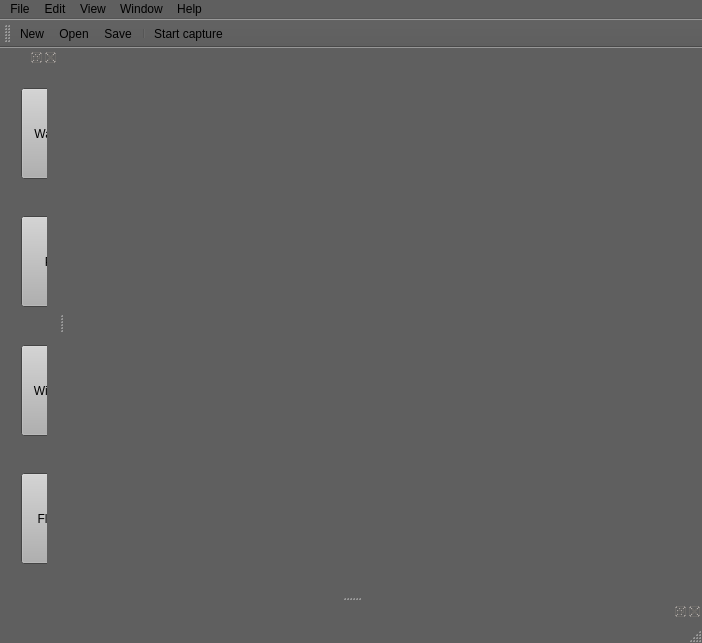
<?xml version="1.0" encoding="UTF-8"?>
<ui version="4.0">
 <class>MainWindow</class>
 <widget class="QMainWindow" name="MainWindow">
  <property name="geometry">
   <rect>
    <x>0</x>
    <y>0</y>
    <width>702</width>
    <height>643</height>
   </rect>
  </property>
  <property name="palette">
   <palette>
    <active>
     <colorrole role="WindowText">
      <brush brushstyle="SolidPattern">
       <color alpha="255">
        <red>255</red>
        <green>255</green>
        <blue>255</blue>
       </color>
      </brush>
     </colorrole>
     <colorrole role="Button">
      <brush brushstyle="SolidPattern">
       <color alpha="255">
        <red>176</red>
        <green>176</green>
        <blue>176</blue>
       </color>
      </brush>
     </colorrole>
     <colorrole role="Text">
      <brush brushstyle="SolidPattern">
       <color alpha="255">
        <red>255</red>
        <green>255</green>
        <blue>255</blue>
       </color>
      </brush>
     </colorrole>
     <colorrole role="Base">
      <brush brushstyle="SolidPattern">
       <color alpha="255">
        <red>255</red>
        <green>255</green>
        <blue>255</blue>
       </color>
      </brush>
     </colorrole>
     <colorrole role="Window">
      <brush brushstyle="SolidPattern">
       <color alpha="255">
        <red>95</red>
        <green>95</green>
        <blue>95</blue>
       </color>
      </brush>
     </colorrole>
    </active>
    <inactive>
     <colorrole role="WindowText">
      <brush brushstyle="SolidPattern">
       <color alpha="255">
        <red>255</red>
        <green>255</green>
        <blue>255</blue>
       </color>
      </brush>
     </colorrole>
     <colorrole role="Button">
      <brush brushstyle="SolidPattern">
       <color alpha="255">
        <red>176</red>
        <green>176</green>
        <blue>176</blue>
       </color>
      </brush>
     </colorrole>
     <colorrole role="Text">
      <brush brushstyle="SolidPattern">
       <color alpha="255">
        <red>255</red>
        <green>255</green>
        <blue>255</blue>
       </color>
      </brush>
     </colorrole>
     <colorrole role="Base">
      <brush brushstyle="SolidPattern">
       <color alpha="255">
        <red>255</red>
        <green>255</green>
        <blue>255</blue>
       </color>
      </brush>
     </colorrole>
     <colorrole role="Window">
      <brush brushstyle="SolidPattern">
       <color alpha="255">
        <red>95</red>
        <green>95</green>
        <blue>95</blue>
       </color>
      </brush>
     </colorrole>
    </inactive>
    <disabled>
     <colorrole role="WindowText">
      <brush brushstyle="SolidPattern">
       <color alpha="255">
        <red>120</red>
        <green>120</green>
        <blue>120</blue>
       </color>
      </brush>
     </colorrole>
     <colorrole role="Button">
      <brush brushstyle="SolidPattern">
       <color alpha="255">
        <red>176</red>
        <green>176</green>
        <blue>176</blue>
       </color>
      </brush>
     </colorrole>
     <colorrole role="Text">
      <brush brushstyle="SolidPattern">
       <color alpha="255">
        <red>120</red>
        <green>120</green>
        <blue>120</blue>
       </color>
      </brush>
     </colorrole>
     <colorrole role="Base">
      <brush brushstyle="SolidPattern">
       <color alpha="255">
        <red>95</red>
        <green>95</green>
        <blue>95</blue>
       </color>
      </brush>
     </colorrole>
     <colorrole role="Window">
      <brush brushstyle="SolidPattern">
       <color alpha="255">
        <red>95</red>
        <green>95</green>
        <blue>95</blue>
       </color>
      </brush>
     </colorrole>
    </disabled>
   </palette>
  </property>
  <property name="windowTitle">
   <string>MainWindow</string>
  </property>
  <widget class="QWidget" name="centralWidget">
   <layout class="QVBoxLayout" name="verticalLayout_2">
    <item>
     <layout class="QVBoxLayout" name="verticalLayout">
      <item>
       <widget class="QWidget" name="widget" native="true">
        <layout class="QVBoxLayout" name="verticalLayout_5">
         <item>
          <widget class="QVTKWidget" name="qvtkWidget" native="true">
           <property name="sizePolicy">
            <sizepolicy hsizetype="Preferred" vsizetype="Expanding">
             <horstretch>0</horstretch>
             <verstretch>0</verstretch>
            </sizepolicy>
           </property>
          </widget>
         </item>
        </layout>
       </widget>
      </item>
     </layout>
    </item>
   </layout>
  </widget>
  <widget class="QMenuBar" name="menuBar">
   <property name="geometry">
    <rect>
     <x>0</x>
     <y>0</y>
     <width>702</width>
     <height>21</height>
    </rect>
   </property>
   <widget class="QMenu" name="menuFile">
    <property name="title">
     <string>File</string>
    </property>
   </widget>
   <widget class="QMenu" name="menuEdit">
    <property name="title">
     <string>Edit</string>
    </property>
   </widget>
   <widget class="QMenu" name="menuView">
    <property name="title">
     <string>View</string>
    </property>
   </widget>
   <widget class="QMenu" name="menuWindow">
    <property name="title">
     <string>Window</string>
    </property>
   </widget>
   <widget class="QMenu" name="menuHelp">
    <property name="title">
     <string>Help</string>
    </property>
   </widget>
   <addaction name="menuFile"/>
   <addaction name="menuEdit"/>
   <addaction name="menuView"/>
   <addaction name="menuWindow"/>
   <addaction name="menuHelp"/>
  </widget>
  <widget class="QToolBar" name="mainToolBar">
   <attribute name="toolBarArea">
    <enum>TopToolBarArea</enum>
   </attribute>
   <attribute name="toolBarBreak">
    <bool>false</bool>
   </attribute>
   <addaction name="actionNew"/>
   <addaction name="actionOpen"/>
   <addaction name="actionSave"/>
   <addaction name="separator"/>
   <addaction name="actionStart_capture"/>
  </widget>
  <widget class="QStatusBar" name="statusBar"/>
  <widget class="QDockWidget" name="dockWidget">
   <attribute name="dockWidgetArea">
    <number>1</number>
   </attribute>
   <widget class="QWidget" name="dockWidgetContents">
    <layout class="QVBoxLayout" name="verticalLayout_4">
     <item>
      <layout class="QVBoxLayout" name="verticalLayout_3">
       <item>
        <widget class="QWidget" name="widget_5" native="true">
         <widget class="QToolButton" name="newButton_3">
          <property name="geometry">
           <rect>
            <x>10</x>
            <y>10</y>
            <width>81</width>
            <height>91</height>
           </rect>
          </property>
          <property name="sizePolicy">
           <sizepolicy hsizetype="Fixed" vsizetype="Fixed">
            <horstretch>0</horstretch>
            <verstretch>0</verstretch>
           </sizepolicy>
          </property>
          <property name="text">
           <string>Watertight</string>
          </property>
          <property name="icon">
           <iconset resource="ui_res.qrc">
            <normaloff>:/images/images/1476928535_sign-emergency-code-sos_50.png</normaloff>:/images/images/1476928535_sign-emergency-code-sos_50.png</iconset>
          </property>
          <property name="iconSize">
           <size>
            <width>60</width>
            <height>60</height>
           </size>
          </property>
          <property name="checkable">
           <bool>true</bool>
          </property>
          <property name="popupMode">
           <enum>QToolButton::DelayedPopup</enum>
          </property>
          <property name="toolButtonStyle">
           <enum>Qt::ToolButtonTextUnderIcon</enum>
          </property>
         </widget>
        </widget>
       </item>
       <item>
        <widget class="QWidget" name="widget_2" native="true">
         <widget class="QToolButton" name="newButton_2">
          <property name="geometry">
           <rect>
            <x>10</x>
            <y>10</y>
            <width>81</width>
            <height>91</height>
           </rect>
          </property>
          <property name="text">
           <string>Points</string>
          </property>
          <property name="icon">
           <iconset resource="ui_res.qrc">
            <normaloff>:/images/images/points.png</normaloff>:/images/images/points.png</iconset>
          </property>
          <property name="iconSize">
           <size>
            <width>60</width>
            <height>60</height>
           </size>
          </property>
          <property name="checkable">
           <bool>true</bool>
          </property>
          <property name="popupMode">
           <enum>QToolButton::DelayedPopup</enum>
          </property>
          <property name="toolButtonStyle">
           <enum>Qt::ToolButtonTextUnderIcon</enum>
          </property>
         </widget>
        </widget>
       </item>
       <item>
        <widget class="QWidget" name="widget_3" native="true">
         <widget class="QToolButton" name="newButton_4">
          <property name="geometry">
           <rect>
            <x>10</x>
            <y>10</y>
            <width>81</width>
            <height>91</height>
           </rect>
          </property>
          <property name="text">
           <string>Wireframe</string>
          </property>
          <property name="icon">
           <iconset resource="ui_res.qrc">
            <normaloff>:/images/images/3dfig.png</normaloff>:/images/images/3dfig.png</iconset>
          </property>
          <property name="iconSize">
           <size>
            <width>60</width>
            <height>50</height>
           </size>
          </property>
          <property name="checkable">
           <bool>true</bool>
          </property>
          <property name="popupMode">
           <enum>QToolButton::DelayedPopup</enum>
          </property>
          <property name="toolButtonStyle">
           <enum>Qt::ToolButtonTextUnderIcon</enum>
          </property>
         </widget>
        </widget>
       </item>
       <item>
        <widget class="QWidget" name="widget_4" native="true">
         <widget class="QToolButton" name="newButton_5">
          <property name="geometry">
           <rect>
            <x>10</x>
            <y>10</y>
            <width>81</width>
            <height>91</height>
           </rect>
          </property>
          <property name="text">
           <string>Flat lines</string>
          </property>
          <property name="icon">
           <iconset resource="ui_res.qrc">
            <normaloff>:/images/images/3dfig_color.png</normaloff>:/images/images/3dfig_color.png</iconset>
          </property>
          <property name="iconSize">
           <size>
            <width>60</width>
            <height>50</height>
           </size>
          </property>
          <property name="checkable">
           <bool>true</bool>
          </property>
          <property name="popupMode">
           <enum>QToolButton::DelayedPopup</enum>
          </property>
          <property name="toolButtonStyle">
           <enum>Qt::ToolButtonTextUnderIcon</enum>
          </property>
         </widget>
        </widget>
       </item>
      </layout>
     </item>
    </layout>
   </widget>
  </widget>
  <widget class="QDockWidget" name="dockWidget_4">
   <attribute name="dockWidgetArea">
    <number>8</number>
   </attribute>
   <widget class="QWidget" name="dockWidgetContents_8">
    <widget class="QGroupBox" name="groupBox_5">
     <property name="geometry">
      <rect>
       <x>10</x>
       <y>0</y>
       <width>281</width>
       <height>61</height>
      </rect>
     </property>
     <property name="title">
      <string>Depth range</string>
     </property>
     <widget class="QDoubleSpinBox" name="xRange_3">
      <property name="geometry">
       <rect>
        <x>30</x>
        <y>30</y>
        <width>62</width>
        <height>22</height>
       </rect>
      </property>
     </widget>
     <widget class="QLabel" name="label_7">
      <property name="geometry">
       <rect>
        <x>10</x>
        <y>30</y>
        <width>21</width>
        <height>20</height>
       </rect>
      </property>
      <property name="layoutDirection">
       <enum>Qt::LeftToRight</enum>
      </property>
      <property name="text">
       <string>  X</string>
      </property>
     </widget>
     <widget class="QLabel" name="label_8">
      <property name="geometry">
       <rect>
        <x>100</x>
        <y>30</y>
        <width>21</width>
        <height>20</height>
       </rect>
      </property>
      <property name="layoutDirection">
       <enum>Qt::LeftToRight</enum>
      </property>
      <property name="text">
       <string>  Y</string>
      </property>
     </widget>
     <widget class="QDoubleSpinBox" name="yRange_3">
      <property name="geometry">
       <rect>
        <x>120</x>
        <y>30</y>
        <width>62</width>
        <height>22</height>
       </rect>
      </property>
     </widget>
     <widget class="QDoubleSpinBox" name="zRange_3">
      <property name="geometry">
       <rect>
        <x>210</x>
        <y>30</y>
        <width>62</width>
        <height>22</height>
       </rect>
      </property>
     </widget>
     <widget class="QLabel" name="label_9">
      <property name="geometry">
       <rect>
        <x>190</x>
        <y>30</y>
        <width>21</width>
        <height>20</height>
       </rect>
      </property>
      <property name="layoutDirection">
       <enum>Qt::LeftToRight</enum>
      </property>
      <property name="text">
       <string>  Z</string>
      </property>
     </widget>
    </widget>
    <widget class="QGroupBox" name="groupBox_6">
     <property name="geometry">
      <rect>
       <x>300</x>
       <y>0</y>
       <width>311</width>
       <height>61</height>
      </rect>
     </property>
     <property name="title">
      <string>Geometry</string>
     </property>
     <widget class="QCheckBox" name="checkBox_7">
      <property name="geometry">
       <rect>
        <x>10</x>
        <y>30</y>
        <width>101</width>
        <height>20</height>
       </rect>
      </property>
      <property name="text">
       <string>Background grid</string>
      </property>
     </widget>
     <widget class="QCheckBox" name="checkBox_8">
      <property name="geometry">
       <rect>
        <x>220</x>
        <y>30</y>
        <width>111</width>
        <height>20</height>
       </rect>
      </property>
      <property name="text">
       <string>Vertex points</string>
      </property>
     </widget>
     <widget class="QCheckBox" name="checkBox_9">
      <property name="geometry">
       <rect>
        <x>120</x>
        <y>30</y>
        <width>91</width>
        <height>20</height>
       </rect>
      </property>
      <property name="text">
       <string>Bounding box</string>
      </property>
     </widget>
    </widget>
   </widget>
  </widget>
  <action name="actionNew">
   <property name="icon">
    <iconset resource="ui_res.qrc">
     <normaloff>:/images/images/1476926247_New.png</normaloff>:/images/images/1476926247_New.png</iconset>
   </property>
   <property name="text">
    <string>New</string>
   </property>
   <property name="toolTip">
    <string>Create new model</string>
   </property>
  </action>
  <action name="actionOpen">
   <property name="icon">
    <iconset resource="ui_res.qrc">
     <normaloff>:/images/images/1476926622_Open.png</normaloff>:/images/images/1476926622_Open.png</iconset>
   </property>
   <property name="text">
    <string>Open</string>
   </property>
   <property name="toolTip">
    <string>Open external model</string>
   </property>
  </action>
  <action name="actionSave">
   <property name="icon">
    <iconset resource="ui_res.qrc">
     <normaloff>:/images/images/1476926747_floppy_disk_save.png</normaloff>:/images/images/1476926747_floppy_disk_save.png</iconset>
   </property>
   <property name="text">
    <string>Save</string>
   </property>
   <property name="toolTip">
    <string>Save current model</string>
   </property>
  </action>
  <action name="actionStart_capture">
   <property name="checkable">
    <bool>true</bool>
   </property>
   <property name="icon">
    <iconset resource="ui_res.qrc">
     <normaloff>:/images/images/1476958047_player_record.png</normaloff>:/images/images/1476958047_player_record.png</iconset>
   </property>
   <property name="text">
    <string>Start capture</string>
   </property>
   <property name="toolTip">
    <string>Starts capturing from Kinect</string>
   </property>
  </action>
 </widget>
 <layoutdefault spacing="6" margin="11"/>
 <customwidgets>
  <customwidget>
   <class>QVTKWidget</class>
   <extends>QWidget</extends>
   <header>QVTKWidget.h</header>
  </customwidget>
 </customwidgets>
 <resources>
  <include location="ui_res.qrc"/>
 </resources>
 <connections/>
</ui>
